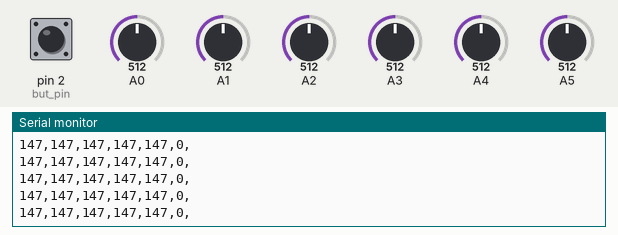
This program was run on a simulated Arduino Uno, built with avr-gcc and run on an emulated ATmega328P. Shown: the last lines printed to the serial monitor. The test bench sets the inputs (shaded band); at power-on: A0 = 512, A1 = 512, A3 = 512, pin 2 (but_pin) HIGH, A2 = 512, A4 = 512, A5 = 512.

Above: at 1.2 s.
1.3 s: A0 set to 362
At 2.1 s:
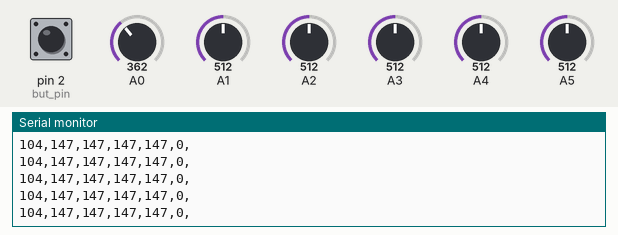
4.3 s: A0 set to 332
At 5.0 s:
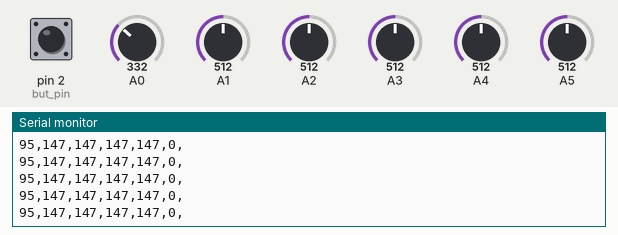
5.8 s: A1 set to 359
At 6.4 s:
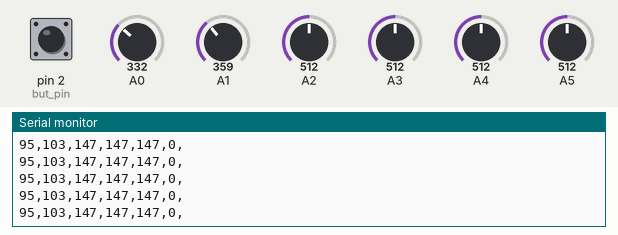
8.8 s: A1 set to 329
At 9.4 s:
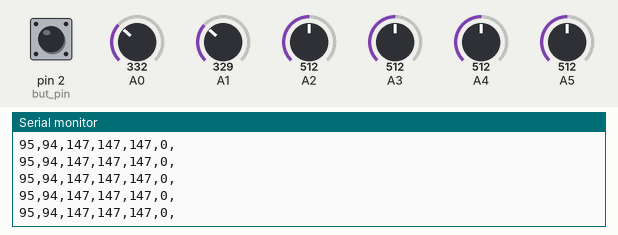
14.8 s: A3 set to 356
At 15.4 s:
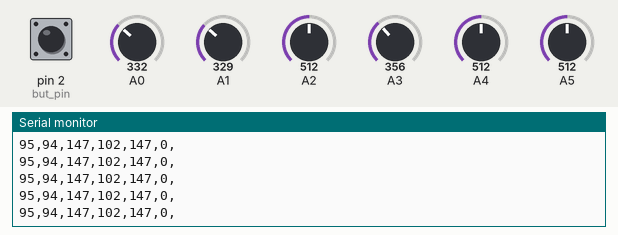
16.3 s: A3 set to 337
At 16.9 s:
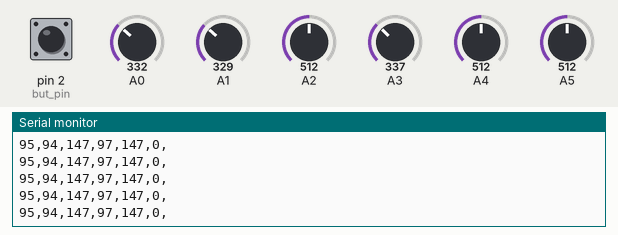
Timing chart, 0 to 19.3 s (numbered marks = the images above; inputs shaded):
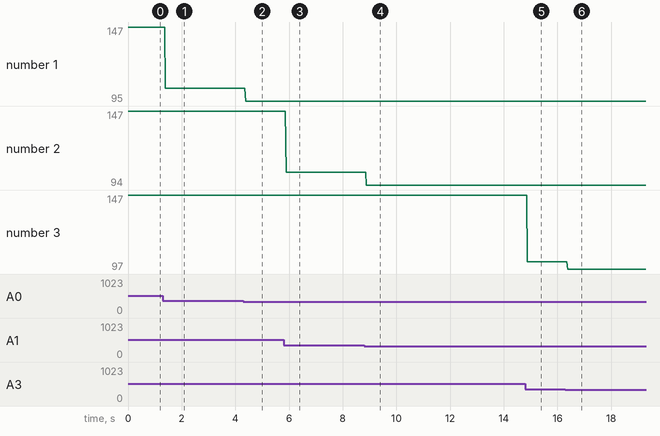

Measured:
- after the input at 1.3 s, the serial monitor: prints a new line after 0.09 s (image 1)
- after the input at 4.3 s, the serial monitor: prints a new line after 0.08 s (image 2)
- after the input at 5.8 s, the serial monitor: prints a new line after 0.09 s (image 3)
- after the input at 8.8 s, the serial monitor: prints a new line after 0.09 s (image 4)
- after the input at 14.8 s, the serial monitor: prints a new line after 0.07 s (image 5)
- after the input at 16.3 s, the serial monitor: prints a new line after 0.08 s (image 6)
- plotted number 1: 147 → 104 after the input at 1.3 s, 104 → 95 after the input at 4.3 s
- plotted number 2: 147 → 103 after the input at 5.8 s, 103 → 94 after the input at 8.8 s

The program:

main.cpp
```cpp
#include <Arduino.h>

//définition des pins
#define but_pin 2

//déclaration des variables
int pot_out[6] = {0, 0, 0, 0, 0, 0};
int mapped_output[6] = {0, 0, 0, 0, 0, 0};

//fonction qui s'exécute une fois en début de programme
void setup() {
  //ouverture de la communication
  Serial.begin(9600);
  //configuration du pin pour le bouton (utile pour les test)
  pinMode(but_pin, INPUT_PULLUP);
}

//fonction qui s'exécute en boucle
void loop() {
  //récupération et mapping des données
  pot_out[0] = analogRead(A0);
  pot_out[1] = analogRead(A1);
  pot_out[2] = analogRead(A2);
  pot_out[3] = analogRead(A3);
  pot_out[4] = analogRead(A4);
  pot_out[5] = analogRead(A5);
  pot_out[5] = 0;
  for(int i = 0; i < 6; i++) mapped_output[i] = map(pot_out[i], 0, 1023, 0, 295);

  if(digitalRead(but_pin) == HIGH){
    //transmission des données
    for(int i = 0; i < 6; i++){
     Serial.print(mapped_output[i]);
     Serial.print(",");
    }
    Serial.print("\n");
  }

}
```
